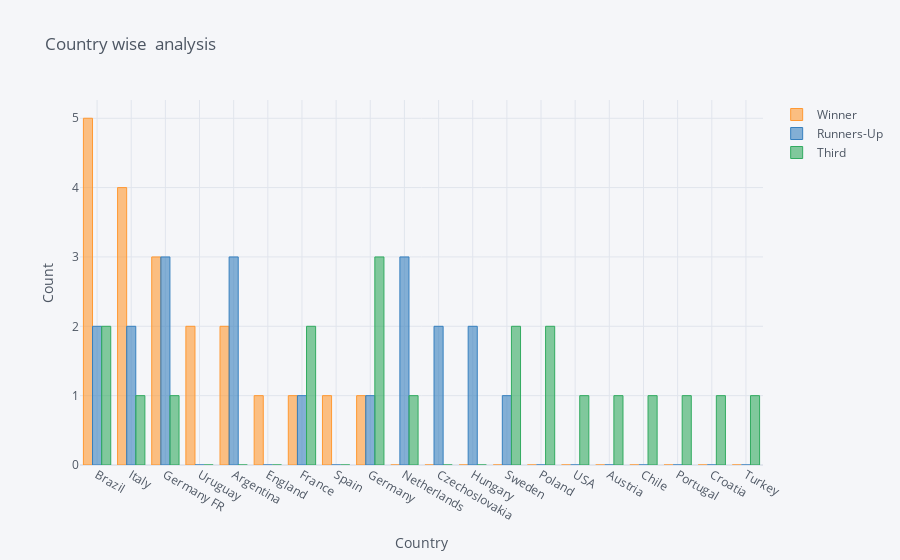

Notebook cell for this chart:
### Code cell
teams.iplot(kind='bar',yTitle='Count',title='Country wise  analysis',xTitle='Country')

### Figure 1 — Plotly figure (JSON) as saved in the notebook; plotly's stock layout.template omitted (floating-point values rounded to 4 significant figures)
{"data": [{"marker": {"color": "rgba(255, 153, 51, 0.6)", "line": {"color": "rgba(255, 153, 51, 1.0)", "width": 1}}, "name": "Winner", "orientation": "v", "text": "", "type": "bar", "x": ["Brazil", "Italy", "Germany FR", "Uruguay", "Argentina", "England", "France", "Spain", "Germany", "Netherlands", "Czechoslovakia", "Hungary", "Sweden", "Poland", "USA", "Austria", "Chile", "Portugal", "Croatia", "Turkey"], "y": [5, 4, 3, 2, 2, 1, 1, 1, 1, 0, 0, 0, 0, 0, 0, 0, 0, 0, 0, 0]}, {"marker": {"color": "rgba(55, 128, 191, 0.6)", "line": {"color": "rgba(55, 128, 191, 1.0)", "width": 1}}, "name": "Runners-Up", "orientation": "v", "text": "", "type": "bar", "x": ["Brazil", "Italy", "Germany FR", "Uruguay", "Argentina", "England", "France", "Spain", "Germany", "Netherlands", "Czechoslovakia", "Hungary", "Sweden", "Poland", "USA", "Austria", "Chile", "Portugal", "Croatia", "Turkey"], "y": [2, 2, 3, 0, 3, 0, 1, 0, 1, 3, 2, 2, 1, 0, 0, 0, 0, 0, 0, 0]}, {"marker": {"color": "rgba(50, 171, 96, 0.6)", "line": {"color": "rgba(50, 171, 96, 1.0)", "width": 1}}, "name": "Third", "orientation": "v", "text": "", "type": "bar", "x": ["Brazil", "Italy", "Germany FR", "Uruguay", "Argentina", "England", "France", "Spain", "Germany", "Netherlands", "Czechoslovakia", "Hungary", "Sweden", "Poland", "USA", "Austria", "Chile", "Portugal", "Croatia", "Turkey"], "y": [2, 1, 1, 0, 0, 0, 2, 0, 3, 1, 0, 0, 2, 2, 1, 1, 1, 1, 1, 1]}], "layout": {"autosize": true, "legend": {"bgcolor": "#F5F6F9", "font": {"color": "#4D5663"}}, "paper_bgcolor": "#F5F6F9", "plot_bgcolor": "#F5F6F9", "title": {"font": {"color": "#4D5663"}, "text": "Country wise  analysis"}, "xaxis": {"autorange": true, "gridcolor": "#E1E5ED", "range": [-0.5, 19.5], "showgrid": true, "tickfont": {"color": "#4D5663"}, "title": {"font": {"color": "#4D5663"}, "text": "Country"}, "type": "category", "zerolinecolor": "#E1E5ED"}, "yaxis": {"autorange": true, "gridcolor": "#E1E5ED", "range": [0, 5.263], "showgrid": true, "tickfont": {"color": "#4D5663"}, "title": {"font": {"color": "#4D5663"}, "text": "Count"}, "type": "linear", "zerolinecolor": "#E1E5ED"}}}
